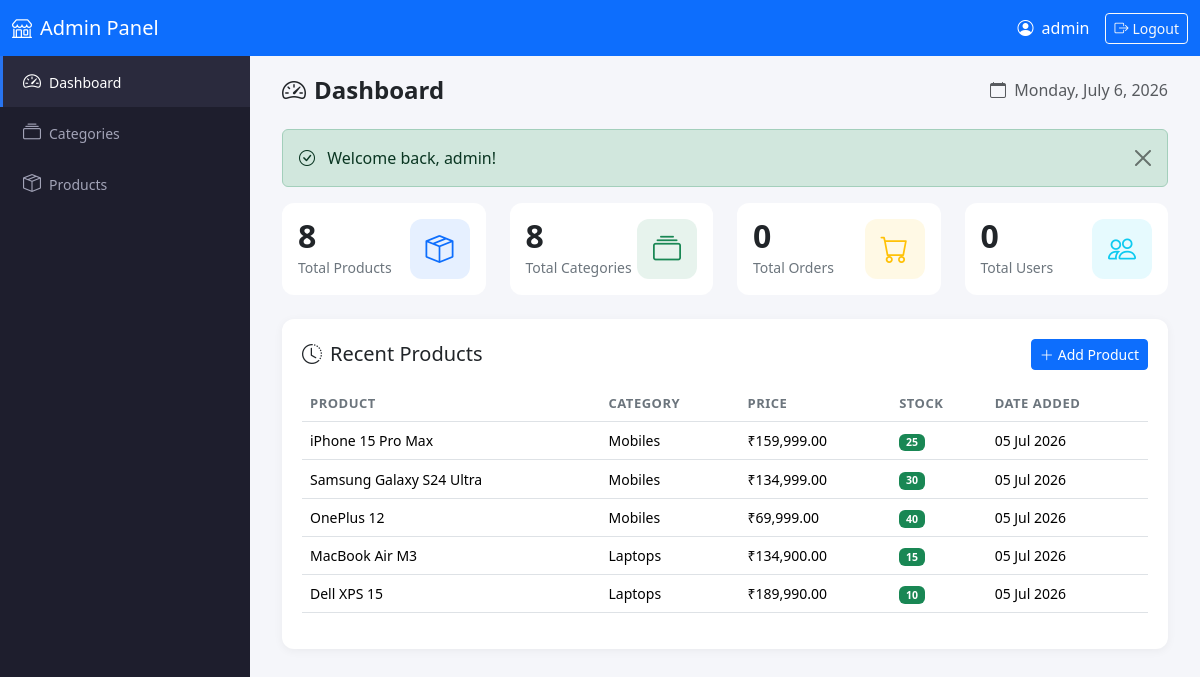
Page /admin/dashboard.php (signed in) on the committed database.
### tables this page shows
CREATE TABLE IF NOT EXISTS `products` (
    `id` INT(11) NOT NULL AUTO_INCREMENT,
    `category_id` INT(11) NOT NULL,
    `name` VARCHAR(200) NOT NULL,
    `description` TEXT DEFAULT NULL,
    `price` DECIMAL(10,2) NOT NULL,
    `brand` VARCHAR(100) DEFAULT NULL,
    `product_url` VARCHAR(500) DEFAULT NULL COMMENT 'External product website URL',
    `stock_quantity` INT(11) NOT NULL DEFAULT 0,
    `image` VARCHAR(255) DEFAULT NULL,
    `multiple_images` TEXT DEFAULT NULL COMMENT 'Comma-separated image filenames',
    `status` TINYINT(1) NOT NULL DEFAULT 1 COMMENT '1=Active, 0=Inactive',
    `created_at` TIMESTAMP NOT NULL DEFAULT CURRENT_TIMESTAMP,
    `updated_at` TIMESTAMP NOT NULL DEFAULT CURRENT_TIMESTAMP ON UPDATE CURRENT_TIMESTAMP,
    PRIMARY KEY (`id`),
    KEY `category_id` (`category_id`),
    CONSTRAINT `products_ibfk_1` FOREIGN KEY (`category_id`) REFERENCES `categories` (`id`) ON DELETE CASCADE ON UPDATE CASCADE
);

CREATE TABLE IF NOT EXISTS `categories` (
    `id` INT(11) NOT NULL AUTO_INCREMENT,
    `name` VARCHAR(100) NOT NULL,
    `description` TEXT DEFAULT NULL,
    `status` TINYINT(1) NOT NULL DEFAULT 1 COMMENT '1=Active, 0=Inactive',
    `created_at` TIMESTAMP NOT NULL DEFAULT CURRENT_TIMESTAMP,
    `updated_at` TIMESTAMP NOT NULL DEFAULT CURRENT_TIMESTAMP ON UPDATE CURRENT_TIMESTAMP,
    PRIMARY KEY (`id`)
);

### admin/dashboard.php (the view, shortened to what this page needs)
<?php
require_once __DIR__ . '/../includes/header.php';
require_once __DIR__ . '/../includes/sidebar.php';
require_once __DIR__ . '/../includes/navbar.php';
$pdo = getConnection();
$totalProducts = $pdo->query("SELECT COUNT(*) FROM products")->fetchColumn();
$totalCategories = $pdo->query("SELECT COUNT(*) FROM categories")->fetchColumn();
$stmt = $pdo->query("
    SELECT p.*, c.name as category_name
    FROM products p
    LEFT JOIN categories c ON p.category_id = c.id
    ORDER BY p.created_at DESC
    LIMIT 5
");
$recentProducts = $stmt->fetchAll();
?>
<div class="main-content">
    <div class="container-fluid">
        <div class="page-header">
            <h4><i class="bi bi-speedometer2 me-2"></i>Dashboard</h4>
            <span class="text-muted">
                <i class="bi bi-calendar me-1"></i>
                <?php echo date('l, F j, Y'); ?>
            </span>
        </div>
        <?php if (isset($_SESSION['success_message'])): ?>
            <div class="alert alert-success alert-dismissible fade show" role="alert">
                <i class="bi bi-check-circle me-2"></i>
                <?php
                    echo htmlspecialchars($_SESSION['success_message']);
                ?>
                <button type="button" class="btn-close" data-bs-dismiss="alert"></button>
            </div>
        <?php endif; ?>
        <div class="row g-4 mb-4">
            <div class="col-xl-3 col-md-6">
                <div class="card stat-card">
                    <div class="card-body">
                        <div class="d-flex justify-content-between align-items-center">
                            <div>
                                <div class="card-number"><?php echo $totalProducts; ?></div>
                                <div class="card-label">Total Products</div>
                            </div>
                            <div class="card-icon bg-primary bg-opacity-10 text-primary">
                                <i class="bi bi-box-seam"></i>
                            </div>
                        </div>
                    </div>
                </div>
            </div>
            <div class="col-xl-3 col-md-6">
                <div class="card stat-card">
                    <div class="card-body">
                        <div class="d-flex justify-content-between align-items-center">
                            <div>
                                <div class="card-number"><?php echo $totalCategories; ?></div>
                                <div class="card-label">Total Categories</div>
                            </div>
                            <div class="card-icon bg-success bg-opacity-10 text-success">
                                <i class="bi bi-collection"></i>
                            </div>
                        </div>
                    </div>
                </div>
            </div>
            <div class="col-xl-3 col-md-6">
                <div class="card stat-card">
                    <div class="card-body">
                        <div class="d-flex justify-content-between align-items-center">
                            <div>
                                <div class="card-number">0</div>
                                <div class="card-label">Total Orders</div>
                            </div>
                            <div class="card-icon bg-warning bg-opacity-10 text-warning">
                                <i class="bi bi-cart"></i>
                            </div>
                        </div>
                    </div>
                </div>
            </div>
            <div class="col-xl-3 col-md-6">
                <div class="card stat-card">
                    <div class="card-body">
                        <div class="d-flex justify-content-between align-items-center">
                            <div>
                                <div class="card-number">0</div>
                                <div class="card-label">Total Users</div>
                            </div>
                            <div class="card-icon bg-info bg-opacity-10 text-info">
                                <i class="bi bi-people"></i>
                            </div>
                        </div>
                    </div>
                </div>
            </div>
        </div>
        <div class="table-container">
            <div class="d-flex justify-content-between align-items-center mb-3">
                <h5 class="mb-0"><i class="bi bi-clock-history me-2"></i>Recent Products</h5>
                <a href="products/add.php" class="btn btn-primary btn-sm">
                    <i class="bi bi-plus-lg me-1"></i>Add Product
                </a>
            </div>
            <?php if (count($recentProducts) > 0): ?>
                <div class="table-responsive">
                    <table class="table table-hover">
                        <thead>
                            <tr>
                                <th>Product</th>
                                <th>Category</th>
                                <th>Price</th>
                                <th>Stock</th>
                                <th>Date Added</th>
                            </tr>
                        </thead>
                        <tbody>
                            <?php foreach ($recentProducts as $product): ?>
                                <tr>
                                    <td><?php echo htmlspecialchars($product['name']); ?></td>
                                    <td><?php echo htmlspecialchars($product['category_name'] ?? 'Uncategorized'); ?></td>
                                    <td>₹<?php echo number_format($product['price'], 2); ?></td>
                                    <td>
                                        <span class="badge bg-<?php echo $product['stock_quantity'] > 0 ? 'success' : 'danger'; ?>">
                                            <?php echo $product['stock_quantity']; ?>
                                        </span>
                                    </td>
                                    <td><?php echo date('d M Y', strtotime($product['created_at'])); ?></td>
                                </tr>
                            <?php endforeach; ?>
                        </tbody>
                    </table>
                </div>
            <?php endif; ?>
        </div>
    </div>
</div>
<?php require_once __DIR__ . '/../includes/footer.php'; ?>

### admin/assets/css/style.css (style rules this page uses)
:root { --sidebar-width: 250px; --header-height: 56px; --primary-color: #2874f0; --sidebar-bg: #1e1e2d; --sidebar-hover: #2a2a3d; --sidebar-active: #2874f0; }
body { font-family: 'Segoe UI', Tahoma, Geneva, Verdana, sans-serif; background-color: #f5f6fa; padding-top: var(--header-height); }
.main-content { margin-left: var(--sidebar-width); padding: 20px; min-height: calc(100vh - var(--header-height)); }
.stat-card { border: none; border-radius: 12px; transition: transform 0.3s ease, box-shadow 0.3s ease; }
.stat-card .card-icon { width: 60px; height: 60px; border-radius: 12px; display: flex; align-items: center; justify-content: center; font-size: 28px; }
.stat-card .card-number { font-size: 32px; font-weight: 700; line-height: 1; }
.stat-card .card-label { font-size: 14px; color: #6c757d; margin-top: 5px; }
.table-container { background: #fff; border-radius: 12px; padding: 20px; box-shadow: 0 2px 10px rgba(0, 0, 0, 0.05); }
.table th { border-top: none; font-weight: 600; font-size: 13px; text-transform: uppercase; letter-spacing: 0.5px; color: #6c757d; }
.table td { vertical-align: middle; font-size: 14px; }
.page-header { display: flex; justify-content: space-between; align-items: center; margin-bottom: 24px; }
.page-header h4 { font-weight: 600; margin: 0; }

### rows in the picture
products: name "iPhone 15 Pro Max", category.name "Mobiles", price "159,999.00", stock_quantity "25", created_at "05 Jul 2026"
products: name "Samsung Galaxy S24 Ultra", category.name "Mobiles", price "134,999.00", stock_quantity "30", created_at "05 Jul 2026"
products: name "OnePlus 12", category.name "Mobiles", price "69,999.00", stock_quantity "40", created_at "05 Jul 2026"
products: name "MacBook Air M3", category.name "Laptops", price "134,900.00", stock_quantity "15", created_at "05 Jul 2026"
products: name "Dell XPS 15", category.name "Laptops", price "189,990.00", stock_quantity "10", created_at "05 Jul 2026"

### other values in the picture
$_SESSION['admin_username'] "admin"
$_SESSION['success_message'] "Welcome back, admin!"
$totalProducts "8"
$totalCategories "8"
